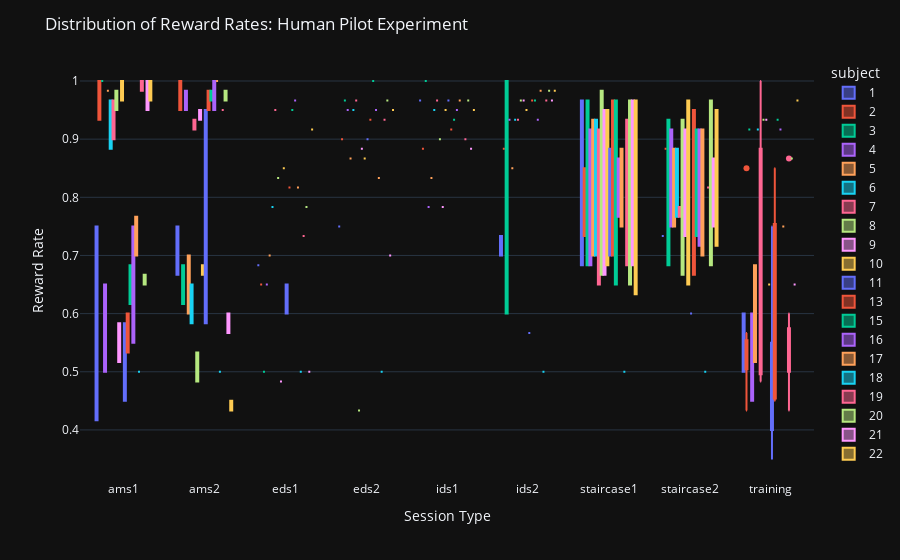

The cell this chart's notebook holds for it:
### Code cell
def plot_boxes(rewards, title='Distribution of Reward Rates'):
    fig = px.box(rewards, x='sessionType', y='reward_rate', color='subject')
    fig.update_layout(template='plotly_dark', title=title)
    fig.update_xaxes(title='Session Type')
    fig.update_yaxes(title='Reward Rate')

    return fig



plot_boxes(rewards, title='Distribution of Reward Rates: Human Pilot Experiment')

### Figure 1 — Plotly figure (JSON) as saved in the notebook; plotly's stock layout.template omitted (floating-point values rounded to 4 significant figures)
{"data": [{"alignmentgroup": "True", "hovertemplate": "subject=1<br>sessionType=%{x}<br>reward_rate=%{y}<extra></extra>", "legendgroup": "1", "marker": {"color": "#636efa"}, "name": "1", "notched": false, "offsetgroup": "1", "orientation": "v", "showlegend": true, "type": "box", "x": ["ams1", "ams1", "ams2", "ams2", "eds1", "eds2", "ids1", "ids2", "ids2", "staircase1", "staircase1", "staircase2", "training", "training"], "x0": " ", "xaxis": "x", "y": [0.4167, 0.75, 0.75, 0.6667, 0.6833, 0.75, 0.9667, 0.7, 0.7333, 0.9667, 0.6833, 0.7333, 0.5, 0.6], "y0": " ", "yaxis": "y"}, {"alignmentgroup": "True", "hovertemplate": "subject=2<br>sessionType=%{x}<br>reward_rate=%{y}<extra></extra>", "legendgroup": "2", "marker": {"color": "#EF553B"}, "name": "2", "notched": false, "offsetgroup": "2", "orientation": "v", "showlegend": true, "type": "box", "x": ["ams1", "ams1", "ams2", "ams2", "eds1", "eds2", "ids1", "ids2", "staircase1", "staircase1", "staircase2", "training", "training", "training", "training", "training", "training", "training", "training", "training"], "x0": " ", "xaxis": "x", "y": [1, 0.9333, 0.95, 1, 0.65, 0.9, 0.8833, 0.8833, 0.85, 0.7333, 0.8833, 0.5333, 0.4333, 0.55, 0.5667, 0.5167, 0.5167, 0.4667, 0.5167, 0.85], "y0": " ", "yaxis": "y"}, {"alignmentgroup": "True", "hovertemplate": "subject=3<br>sessionType=%{x}<br>reward_rate=%{y}<extra></extra>", "legendgroup": "3", "marker": {"color": "#00cc96"}, "name": "3", "notched": false, "offsetgroup": "3", "orientation": "v", "showlegend": true, "type": "box", "x": ["ams1", "ams1", "ams2", "ams2", "eds1", "eds2", "ids1", "ids2", "ids2", "staircase1", "staircase1", "staircase2", "staircase2", "training"], "x0": " ", "xaxis": "x", "y": [1, 1, 0.6833, 0.6167, 0.5, 0.9667, 1, 0.6, 1, 0.9667, 0.6833, 0.9333, 0.6833, 0.9167], "y0": " ", "yaxis": "y"}, {"alignmentgroup": "True", "hovertemplate": "subject=4<br>sessionType=%{x}<br>reward_rate=%{y}<extra></extra>", "legendgroup": "4", "marker": {"color": "#ab63fa"}, "name": "4", "notched": false, "offsetgroup": "4", "orientation": "v", "showlegend": true, "type": "box", "x": ["ams1", "ams1", "ams2", "ams2", "eds1", "eds2", "ids1", "ids2", "staircase1", "staircase1", "staircase2", "staircase2", "training", "training"], "x0": " ", "xaxis": "x", "y": [0.5, 0.65, 0.95, 0.9833, 0.65, 0.95, 0.7833, 0.9333, 0.9167, 0.6833, 0.9167, 0.75, 0.45, 0.6], "y0": " ", "yaxis": "y"}, {"alignmentgroup": "True", "hovertemplate": "subject=5<br>sessionType=%{x}<br>reward_rate=%{y}<extra></extra>", "legendgroup": "5", "marker": {"color": "#FFA15A"}, "name": "5", "notched": false, "offsetgroup": "5", "orientation": "v", "showlegend": true, "type": "box", "x": ["ams1", "ams1", "ams2", "ams2", "eds1", "eds2", "ids1", "ids2", "staircase1", "staircase1", "staircase2", "staircase2", "training", "training"], "x0": " ", "xaxis": "x", "y": [0.9833, 0.9833, 0.6, 0.7, 0.7, 0.8667, 0.8333, 0.85, 0.9333, 0.7, 0.8833, 0.75, 0.5167, 0.6833], "y0": " ", "yaxis": "y"}, {"alignmentgroup": "True", "hovertemplate": "subject=6<br>sessionType=%{x}<br>reward_rate=%{y}<extra></extra>", "legendgroup": "6", "marker": {"color": "#19d3f3"}, "name": "6", "notched": false, "offsetgroup": "6", "orientation": "v", "showlegend": true, "type": "box", "x": ["ams1", "ams1", "ams2", "ams2", "eds1", "eds2", "ids1", "ids2", "staircase1", "staircase1", "staircase2", "staircase2", "training"], "x0": " ", "xaxis": "x", "y": [0.8833, 0.9667, 0.65, 0.5833, 0.7833, 0.95, 0.95, 0.9333, 0.9333, 0.7, 0.8833, 0.7667, 0.9167], "y0": " ", "yaxis": "y"}, {"alignmentgroup": "True", "hovertemplate": "subject=7<br>sessionType=%{x}<br>reward_rate=%{y}<extra></extra>", "legendgroup": "7", "marker": {"color": "#FF6692"}, "name": "7", "notched": false, "offsetgroup": "7", "orientation": "v", "showlegend": true, "type": "box", "x": ["ams1", "ams1", "ams2", "ams2", "eds1", "eds2", "ids1", "ids2", "staircase1", "staircase1", "staircase2", "staircase2", "training", "training", "training"], "x0": " ", "xaxis": "x", "y": [0.9, 0.9667, 0.9167, 0.9333, 0.95, 0.9667, 0.9667, 0.9333, 0.9167, 0.65, 0.7667, 0.7833, 0.4833, 0.5333, 1], "y0": " ", "yaxis": "y"}, {"alignmentgroup": "True", "hovertemplate": "subject=8<br>sessionType=%{x}<br>reward_rate=%{y}<extra></extra>", "legendgroup": "8", "marker": {"color": "#B6E880"}, "name": "8", "notched": false, "offsetgroup": "8", "orientation": "v", "showlegend": true, "type": "box", "x": ["ams1", "ams1", "ams2", "ams2", "eds1", "eds2", "ids1", "ids2", "staircase1", "staircase1", "staircase2", "staircase2", "training"], "x0": " ", "xaxis": "x", "y": [0.95, 0.9833, 0.5333, 0.4833, 0.8333, 0.4333, 0.9, 0.9667, 0.9833, 0.6667, 0.9333, 0.6667, 0.9333], "y0": " ", "yaxis": "y"}, {"alignmentgroup": "True", "hovertemplate": "subject=9<br>sessionType=%{x}<br>reward_rate=%{y}<extra></extra>", "legendgroup": "9", "marker": {"color": "#FF97FF"}, "name": "9", "notched": false, "offsetgroup": "9", "orientation": "v", "showlegend": true, "type": "box", "x": ["ams1", "ams1", "ams2", "ams2", "eds1", "eds2", "ids1", "ids2", "staircase1", "staircase1", "staircase2", "staircase2", "training"], "x0": " ", "xaxis": "x", "y": [0.5833, 0.5167, 0.9333, 0.95, 0.4833, 0.8833, 0.7833, 0.9667, 0.95, 0.6667, 0.9167, 0.7333, 0.9333], "y0": " ", "yaxis": "y"}, {"alignmentgroup": "True", "hovertemplate": "subject=10<br>sessionType=%{x}<br>reward_rate=%{y}<extra></extra>", "legendgroup": "10", "marker": {"color": "#FECB52"}, "name": "10", "notched": false, "offsetgroup": "10", "orientation": "v", "showlegend": true, "type": "box", "x": ["ams1", "ams1", "ams2", "ams2", "eds1", "eds2", "ids1", "ids2", "staircase1", "staircase1", "staircase2", "staircase2", "training"], "x0": " ", "xaxis": "x", "y": [0.9667, 1, 0.6667, 0.6833, 0.85, 0.8667, 0.95, 0.95, 0.95, 0.6833, 0.9667, 0.65, 0.65], "y0": " ", "yaxis": "y"}, {"alignmentgroup": "True", "hovertemplate": "subject=11<br>sessionType=%{x}<br>reward_rate=%{y}<extra></extra>", "legendgroup": "11", "marker": {"color": "#636efa"}, "name": "11", "notched": false, "offsetgroup": "11", "orientation": "v", "showlegend": true, "type": "box", "x": ["ams1", "ams1", "ams2", "ams2", "eds1", "eds1", "eds2", "ids1", "ids2", "staircase1", "staircase1", "staircase2", "training", "training", "training", "training", "training", "training"], "x0": " ", "xaxis": "x", "y": [0.5833, 0.45, 0.5833, 0.95, 0.65, 0.6, 0.9, 0.9667, 0.5667, 0.8833, 0.7, 0.6, 0.5, 0.55, 0.4833, 0.35, 0.4, 0.75], "y0": " ", "yaxis": "y"}, {"alignmentgroup": "True", "hovertemplate": "subject=13<br>sessionType=%{x}<br>reward_rate=%{y}<extra></extra>", "legendgroup": "13", "marker": {"color": "#EF553B"}, "name": "13", "notched": false, "offsetgroup": "13", "orientation": "v", "showlegend": true, "type": "box", "x": ["ams1", "ams1", "ams2", "ams2", "eds1", "eds2", "ids1", "ids2", "staircase1", "staircase1", "staircase2", "staircase2", "training", "training", "training"], "x0": " ", "xaxis": "x", "y": [0.5333, 0.6, 0.9833, 0.95, 0.8167, 0.9333, 0.9167, 0.9667, 0.9667, 0.7, 0.95, 0.6667, 0.45, 0.4667, 0.85], "y0": " ", "yaxis": "y"}, {"alignmentgroup": "True", "hovertemplate": "subject=15<br>sessionType=%{x}<br>reward_rate=%{y}<extra></extra>", "legendgroup": "15", "marker": {"color": "#00cc96"}, "name": "15", "notched": false, "offsetgroup": "15", "orientation": "v", "showlegend": true, "type": "box", "x": ["ams1", "ams1", "ams2", "ams2", "eds1", "eds2", "ids1", "ids2", "staircase1", "staircase1", "staircase2", "staircase2", "training"], "x0": " ", "xaxis": "x", "y": [0.6167, 0.6833, 0.9667, 0.9833, 0.95, 1, 0.9333, 0.9667, 0.9667, 0.65, 0.9167, 0.7333, 0.9333], "y0": " ", "yaxis": "y"}, {"alignmentgroup": "True", "hovertemplate": "subject=16<br>sessionType=%{x}<br>reward_rate=%{y}<extra></extra>", "legendgroup": "16", "marker": {"color": "#ab63fa"}, "name": "16", "notched": false, "offsetgroup": "16", "orientation": "v", "showlegend": true, "type": "box", "x": ["ams1", "ams1", "ams2", "ams2", "eds1", "eds2", "ids1", "ids2", "staircase1", "staircase1", "staircase2", "staircase2", "training"], "x0": " ", "xaxis": "x", "y": [0.55, 0.75, 0.95, 1, 0.9667, 0.95, 0.95, 0.9333, 0.8667, 0.7667, 0.9167, 0.7167, 0.9167], "y0": " ", "yaxis": "y"}, {"alignmentgroup": "True", "hovertemplate": "subject=17<br>sessionType=%{x}<br>reward_rate=%{y}<extra></extra>", "legendgroup": "17", "marker": {"color": "#FFA15A"}, "name": "17", "notched": false, "offsetgroup": "17", "orientation": "v", "showlegend": true, "type": "box", "x": ["ams1", "ams1", "ams2", "ams2", "eds1", "eds2", "ids1", "ids2", "staircase1", "staircase1", "staircase2", "staircase2", "training"], "x0": " ", "xaxis": "x", "y": [0.7, 0.7667, 1, 1, 0.8167, 0.8333, 0.9667, 0.9833, 0.8833, 0.75, 0.9167, 0.7, 0.75], "y0": " ", "yaxis": "y"}, {"alignmentgroup": "True", "hovertemplate": "subject=18<br>sessionType=%{x}<br>reward_rate=%{y}<extra></extra>", "legendgroup": "18", "marker": {"color": "#19d3f3"}, "name": "18", "notched": false, "offsetgroup": "18", "orientation": "v", "showlegend": true, "type": "box", "x": ["ams1", "ams1", "ams2", "ams2", "eds1", "eds2", "ids2", "staircase1", "staircase1", "staircase2", "staircase2"], "x0": " ", "xaxis": "x", "y": [0.5, 0.5, 0.5, 0.5, 0.5, 0.5, 0.5, 0.5, 0.5, 0.5, 0.5], "y0": " ", "yaxis": "y"}, {"alignmentgroup": "True", "hovertemplate": "subject=19<br>sessionType=%{x}<br>reward_rate=%{y}<extra></extra>", "legendgroup": "19", "marker": {"color": "#FF6692"}, "name": "19", "notched": false, "offsetgroup": "19", "orientation": "v", "showlegend": true, "type": "box", "x": ["ams1", "ams1", "ams2", "ams2", "eds1", "eds2", "ids1", "ids2", "staircase1", "staircase1", "staircase2", "training", "training", "training", "training", "training", "training", "training", "training"], "x0": " ", "xaxis": "x", "y": [1, 0.9833, 0.95, 0.95, 0.7333, 0.9333, 0.9, 0.9667, 0.9333, 0.6833, 0.8167, 0.6, 0.5, 0.5, 0.4333, 0.55, 0.5167, 0.5333, 0.8667], "y0": " ", "yaxis": "y"}, {"alignmentgroup": "True", "hovertemplate": "subject=20<br>sessionType=%{x}<br>reward_rate=%{y}<extra></extra>", "legendgroup": "20", "marker": {"color": "#B6E880"}, "name": "20", "notched": false, "offsetgroup": "20", "orientation": "v", "showlegend": true, "type": "box", "x": ["ams1", "ams1", "ams2", "ams2", "eds1", "eds2", "ids1", "ids2", "staircase1", "staircase1", "staircase2", "staircase2", "training"], "x0": " ", "xaxis": "x", "y": [0.6667, 0.65, 0.9667, 0.9833, 0.7833, 0.9667, 0.9667, 0.9833, 0.9667, 0.65, 0.9667, 0.6833, 0.8667], "y0": " ", "yaxis": "y"}, {"alignmentgroup": "True", "hovertemplate": "subject=21<br>sessionType=%{x}<br>reward_rate=%{y}<extra></extra>", "legendgroup": "21", "marker": {"color": "#FF97FF"}, "name": "21", "notched": false, "offsetgroup": "21", "orientation": "v", "showlegend": true, "type": "box", "x": ["ams1", "ams1", "ams2", "ams2", "eds1", "eds2", "ids1", "ids2", "staircase1", "staircase1", "staircase2", "staircase2", "training"], "x0": " ", "xaxis": "x", "y": [0.95, 1, 0.5667, 0.6, 0.5, 0.7, 0.8833, 0.9667, 0.9667, 0.6833, 0.8667, 0.75, 0.65], "y0": " ", "yaxis": "y"}, {"alignmentgroup": "True", "hovertemplate": "subject=22<br>sessionType=%{x}<br>reward_rate=%{y}<extra></extra>", "legendgroup": "22", "marker": {"color": "#FECB52"}, "name": "22", "notched": false, "offsetgroup": "22", "orientation": "v", "showlegend": true, "type": "box", "x": ["ams1", "ams1", "ams2", "ams2", "eds1", "eds2", "ids1", "ids2", "staircase1", "staircase1", "staircase2", "staircase2", "training"], "x0": " ", "xaxis": "x", "y": [0.9667, 1, 0.45, 0.4333, 0.9167, 0.95, 0.95, 0.9833, 0.9667, 0.6333, 0.95, 0.7167, 0.9667], "y0": " ", "yaxis": "y"}], "layout": {"boxmode": "group", "legend": {"title": {"text": "subject"}, "tracegroupgap": 0}, "margin": {"t": 60}, "title": {"text": "Distribution of Reward Rates: Human Pilot Experiment"}, "xaxis": {"anchor": "y", "domain": [0, 1], "title": {"text": "Session Type"}}, "yaxis": {"anchor": "x", "domain": [0, 1], "title": {"text": "Reward Rate"}}}}
